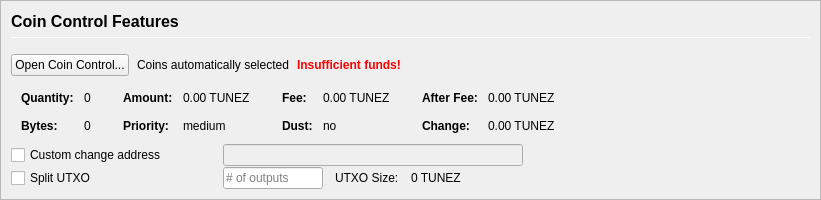
         <widget class="QFrame" name="frameCoinControl">
          <property name="sizePolicy">
           <sizepolicy hsizetype="Expanding" vsizetype="Expanding">
            <horstretch>0</horstretch>
            <verstretch>0</verstretch>
           </sizepolicy>
          </property>
          <property name="maximumSize">
           <size>
            <width>16777215</width>
            <height>16777215</height>
           </size>
          </property>
          <property name="frameShape">
           <enum>QFrame::StyledPanel</enum>
          </property>
          <property name="frameShadow">
           <enum>QFrame::Sunken</enum>
          </property>
          <layout class="QVBoxLayout" name="verticalLayoutCoinControl2">
           <property name="spacing">
            <number>0</number>
           </property>
           <property name="leftMargin">
            <number>0</number>
           </property>
           <property name="topMargin">
            <number>0</number>
           </property>
           <property name="rightMargin">
            <number>0</number>
           </property>
           <property name="bottomMargin">
            <number>0</number>
           </property>
           <item>
            <widget class="QFrame" name="frameCoinControl_BG">
             <layout class="QVBoxLayout" name="verticalLayoutCoinControl" stretch="0,0,0,0,0,0">
              <property name="spacing">
               <number>1</number>
              </property>
              <property name="leftMargin">
               <number>10</number>
              </property>
              <property name="topMargin">
               <number>10</number>
              </property>
              <item>
               <layout class="QHBoxLayout" name="horizontalLayoutCoinControl1">
                <property name="bottomMargin">
                 <number>15</number>
                </property>
                <item>
                 <layout class="QVBoxLayout" name="verticalLayout_3">
                  <property name="spacing">
                   <number>6</number>
                  </property>
                  <item>
                   <widget class="QLabel" name="labelCoinControlFeatures">
                    <property name="sizePolicy">
                     <sizepolicy hsizetype="Preferred" vsizetype="Maximum">
                      <horstretch>0</horstretch>
                      <verstretch>0</verstretch>
                     </sizepolicy>
                    </property>
                    <property name="minimumSize">
                     <size>
                      <width>0</width>
                      <height>20</height>
                     </size>
                    </property>
                    <property name="font">
                     <font>
                      <pointsize>12</pointsize>
                      <weight>75</weight>
                      <bold>true</bold>
                     </font>
                    </property>
                    <property name="styleSheet">
                     <string notr="true">font-weight:bold;</string>
                    </property>
                    <property name="text">
                     <string>Coin Control Features</string>
                    </property>
                   </widget>
                  </item>
                  <item>
                   <widget class="Line" name="line">
                    <property name="minimumSize">
                     <size>
                      <width>0</width>
                      <height>1</height>
                     </size>
                    </property>
                    <property name="maximumSize">
                     <size>
                      <width>16777215</width>
                      <height>1</height>
                     </size>
                    </property>
                    <property name="orientation">
                     <enum>Qt::Horizontal</enum>
                    </property>
                   </widget>
                  </item>
                 </layout>
                </item>
               </layout>
              </item>
              <item>
               <layout class="QHBoxLayout" name="horizontalLayoutCoinControl2" stretch="0,0,0,0">
                <property name="spacing">
                 <number>8</number>
                </property>
                <property name="bottomMargin">
                 <number>10</number>
                </property>
                <item>
                 <widget class="QPushButton" name="pushButtonCoinControl">
                  <property name="styleSheet">
                   <string notr="true"/>
                  </property>
                  <property name="text">
                   <string>Open Coin Control...</string>
                  </property>
                  <property name="autoDefault">
                   <bool>false</bool>
                  </property>
                 </widget>
                </item>
                <item>
                 <widget class="QLabel" name="labelCoinControlAutomaticallySelected">
                  <property name="text">
                   <string>Coins automatically selected</string>
                  </property>
                  <property name="margin">
                   <number>5</number>
                  </property>
                 </widget>
                </item>
                <item>
                 <widget class="QLabel" name="labelCoinControlInsuffFunds">
                  <property name="font">
                   <font>
                    <weight>75</weight>
                    <bold>true</bold>
                   </font>
                  </property>
                  <property name="styleSheet">
                   <string notr="true">color:red;font-weight:bold;</string>
                  </property>
                  <property name="text">
                   <string>Insufficient funds!</string>
                  </property>
                  <property name="margin">
                   <number>5</number>
                  </property>
                 </widget>
                </item>
                <item>
                 <spacer name="horizontalSpacerCoinControl">
                  <property name="orientation">
                   <enum>Qt::Horizontal</enum>
                  </property>
                  <property name="sizeHint" stdset="0">
                   <size>
                    <width>40</width>
                    <height>1</height>
                   </size>
                  </property>
                 </spacer>
                </item>
               </layout>
              </item>
              <item>
               <widget class="QWidget" name="widgetCoinControl" native="true">
                <property name="sizePolicy">
                 <sizepolicy hsizetype="Preferred" vsizetype="Preferred">
                  <horstretch>0</horstretch>
                  <verstretch>0</verstretch>
                 </sizepolicy>
                </property>
                <property name="minimumSize">
                 <size>
                  <width>0</width>
                  <height>0</height>
                 </size>
                </property>
                <property name="styleSheet">
                 <string notr="true"/>
                </property>
                <layout class="QHBoxLayout" name="horizontalLayoutCoinControl5">
                 <property name="leftMargin">
                  <number>0</number>
                 </property>
                 <property name="topMargin">
                  <number>0</number>
                 </property>
                 <property name="rightMargin">
                  <number>0</number>
                 </property>
                 <property name="bottomMargin">
                  <number>0</number>
                 </property>
                 <item>
                  <layout class="QHBoxLayout" name="horizontalLayoutCoinControl3" stretch="0,0,0,1">
                   <property name="spacing">
                    <number>20</number>
                   </property>
                   <property name="topMargin">
                    <number>0</number>
                   </property>
                   <property name="bottomMargin">
                    <number>10</number>
                   </property>
                   <item>
                    <layout class="QFormLayout" name="formLayoutCoinControl1">
                     <property name="horizontalSpacing">
                      <number>10</number>
                     </property>
                     <property name="verticalSpacing">
                      <number>14</number>
                     </property>
                     <property name="leftMargin">
                      <number>10</number>
                     </property>
                     <property name="topMargin">
                      <number>4</number>
                     </property>
                     <property name="rightMargin">
                      <number>6</number>
                     </property>
                     <item row="0" column="0">
                      <widget class="QLabel" name="labelCoinControlQuantityText">
                       <property name="font">
                        <font>
                         <weight>75</weight>
                         <bold>true</bold>
                        </font>
                       </property>
                       <property name="text">
                        <string>Quantity:</string>
                       </property>
                       <property name="margin">
                        <number>0</number>
                       </property>
                      </widget>
                     </item>
                     <item row="0" column="1">
                      <widget class="QLabel" name="labelCoinControlQuantity">
                       <property name="cursor">
                        <cursorShape>IBeamCursor</cursorShape>
                       </property>
                       <property name="contextMenuPolicy">
                        <enum>Qt::ActionsContextMenu</enum>
                       </property>
                       <property name="text">
                        <string notr="true">0</string>
                       </property>
                       <property name="margin">
                        <number>0</number>
                       </property>
                       <property name="textInteractionFlags">
                        <set>Qt::LinksAccessibleByMouse|Qt::TextSelectableByKeyboard|Qt::TextSelectableByMouse</set>
                       </property>
                      </widget>
                     </item>
                     <item row="1" column="0">
                      <widget class="QLabel" name="labelCoinControlBytesText">
                       <property name="font">
                        <font>
                         <weight>75</weight>
                         <bold>true</bold>
                        </font>
                       </property>
                       <property name="text">
                        <string>Bytes:</string>
                       </property>
                      </widget>
                     </item>
                     <item row="1" column="1">
                      <widget class="QLabel" name="labelCoinControlBytes">
                       <property name="cursor">
                        <cursorShape>IBeamCursor</cursorShape>
                       </property>
                       <property name="contextMenuPolicy">
                        <enum>Qt::ActionsContextMenu</enum>
                       </property>
                       <property name="text">
                        <string notr="true">0</string>
                       </property>
                       <property name="textInteractionFlags">
                        <set>Qt::LinksAccessibleByMouse|Qt::TextSelectableByKeyboard|Qt::TextSelectableByMouse</set>
                       </property>
                      </widget>
                     </item>
                    </layout>
                   </item>
                   <item>
                    <layout class="QFormLayout" name="formLayoutCoinControl2">
                     <property name="horizontalSpacing">
                      <number>10</number>
                     </property>
                     <property name="verticalSpacing">
                      <number>14</number>
                     </property>
                     <property name="leftMargin">
                      <number>6</number>
                     </property>
                     <property name="topMargin">
                      <number>4</number>
                     </property>
                     <property name="rightMargin">
                      <number>6</number>
                     </property>
                     <item row="0" column="0">
                      <widget class="QLabel" name="labelCoinControlAmountText">
                       <property name="font">
                        <font>
                         <weight>75</weight>
                         <bold>true</bold>
                        </font>
                       </property>
                       <property name="text">
                        <string>Amount:</string>
                       </property>
                       <property name="margin">
                        <number>0</number>
                       </property>
                      </widget>
                     </item>
                     <item row="0" column="1">
                      <widget class="QLabel" name="labelCoinControlAmount">
                       <property name="cursor">
                        <cursorShape>IBeamCursor</cursorShape>
                       </property>
                       <property name="contextMenuPolicy">
                        <enum>Qt::ActionsContextMenu</enum>
                       </property>
                       <property name="text">
                        <string notr="true">0.00 TUNEZ</string>
                       </property>
                       <property name="textInteractionFlags">
                        <set>Qt::LinksAccessibleByMouse|Qt::TextSelectableByKeyboard|Qt::TextSelectableByMouse</set>
                       </property>
                      </widget>
                     </item>
                     <item row="1" column="0">
                      <widget class="QLabel" name="labelCoinControlPriorityText">
                       <property name="font">
                        <font>
                         <weight>75</weight>
                         <bold>true</bold>
                        </font>
                       </property>
                       <property name="text">
                        <string>Priority:</string>
                       </property>
                      </widget>
                     </item>
                     <item row="1" column="1">
                      <widget class="QLabel" name="labelCoinControlPriority">
                       <property name="cursor">
                        <cursorShape>IBeamCursor</cursorShape>
                       </property>
                       <property name="contextMenuPolicy">
                        <enum>Qt::ActionsContextMenu</enum>
                       </property>
                       <property name="text">
                        <string>medium</string>
                       </property>
                       <property name="textInteractionFlags">
                        <set>Qt::LinksAccessibleByMouse|Qt::TextSelectableByKeyboard|Qt::TextSelectableByMouse</set>
                       </property>
                      </widget>
                     </item>
                    </layout>
                   </item>
                   <item>
                    <layout class="QFormLayout" name="formLayoutCoinControl3">
                     <property name="horizontalSpacing">
                      <number>10</number>
                     </property>
                     <property name="verticalSpacing">
                      <number>14</number>
                     </property>
                     <property name="leftMargin">
                      <number>6</number>
                     </property>
                     <property name="topMargin">
                      <number>4</number>
                     </property>
                     <property name="rightMargin">
                      <number>6</number>
                     </property>
                     <item row="0" column="0">
                      <widget class="QLabel" name="labelCoinControlFeeText">
                       <property name="font">
                        <font>
                         <weight>75</weight>
                         <bold>true</bold>
                        </font>
                       </property>
                       <property name="text">
                        <string>Fee:</string>
                       </property>
                       <property name="margin">
                        <number>0</number>
                       </property>
                      </widget>
                     </item>
                     <item row="0" column="1">
                      <widget class="QLabel" name="labelCoinControlFee">
                       <property name="cursor">
                        <cursorShape>IBeamCursor</cursorShape>
                       </property>
                       <property name="contextMenuPolicy">
                        <enum>Qt::ActionsContextMenu</enum>
                       </property>
                       <property name="text">
                        <string notr="true">0.00 TUNEZ</string>
                       </property>
                       <property name="textInteractionFlags">
                        <set>Qt::LinksAccessibleByMouse|Qt::TextSelectableByKeyboard|Qt::TextSelectableByMouse</set>
                       </property>
                      </widget>
                     </item>
                     <item row="1" column="0">
                      <widget class="QLabel" name="labelCoinControlLowOutputText">
                       <property name="font">
                        <font>
                         <weight>75</weight>
                         <bold>true</bold>
                        </font>
                       </property>
                       <property name="text">
                        <string>Dust:</string>
                       </property>
                      </widget>
                     </item>
                     <item row="1" column="1">
                      <widget class="QLabel" name="labelCoinControlLowOutput">
                       <property name="cursor">
                        <cursorShape>IBeamCursor</cursorShape>
                       </property>
                       <property name="contextMenuPolicy">
                        <enum>Qt::ActionsContextMenu</enum>
                       </property>
                       <property name="text">
                        <string>no</string>
                       </property>
                       <property name="textInteractionFlags">
                        <set>Qt::LinksAccessibleByMouse|Qt::TextSelectableByKeyboard|Qt::TextSelectableByMouse</set>
                       </property>
                      </widget>
                     </item>
                    </layout>
                   </item>
                   <item>
                    <layout class="QFormLayout" name="formLayoutCoinControl4">
                     <property name="horizontalSpacing">
                      <number>10</number>
                     </property>
                     <property name="verticalSpacing">
                      <number>14</number>
                     </property>
                     <property name="leftMargin">
                      <number>6</number>
                     </property>
                     <property name="topMargin">
                      <number>4</number>
                     </property>
                     <property name="rightMargin">
                      <number>6</number>
                     </property>
                     <item row="0" column="0">
                      <widget class="QLabel" name="labelCoinControlAfterFeeText">
                       <property name="font">
                        <font>
                         <weight>75</weight>
                         <bold>true</bold>
                        </font>
                       </property>
                       <property name="text">
                        <string>After Fee:</string>
                       </property>
                       <property name="margin">
                        <number>0</number>
                       </property>
                      </widget>
                     </item>
                     <item row="0" column="1">
                      <widget class="QLabel" name="labelCoinControlAfterFee">
                       <property name="cursor">
                        <cursorShape>IBeamCursor</cursorShape>
                       </property>
                       <property name="contextMenuPolicy">
                        <enum>Qt::ActionsContextMenu</enum>
                       </property>
                       <property name="text">
                        <string notr="true">0.00 TUNEZ</string>
                       </property>
                       <property name="textInteractionFlags">
                        <set>Qt::LinksAccessibleByMouse|Qt::TextSelectableByKeyboard|Qt::TextSelectableByMouse</set>
                       </property>
                      </widget>
                     </item>
                     <item row="1" column="0">
                      <widget class="QLabel" name="labelCoinControlChangeText">
                       <property name="font">
                        <font>
                         <weight>75</weight>
                         <bold>true</bold>
                        </font>
                       </property>
                       <property name="text">
                        <string>Change:</string>
                       </property>
                      </widget>
                     </item>
                     <item row="1" column="1">
                      <widget class="QLabel" name="labelCoinControlChange">
                       <property name="cursor">
                        <cursorShape>IBeamCursor</cursorShape>
                       </property>
                       <property name="contextMenuPolicy">
                        <enum>Qt::ActionsContextMenu</enum>
                       </property>
                       <property name="text">
                        <string notr="true">0.00 TUNEZ</string>
                       </property>
                       <property name="textInteractionFlags">
                        <set>Qt::LinksAccessibleByMouse|Qt::TextSelectableByKeyboard|Qt::TextSelectableByMouse</set>
                       </property>
                      </widget>
                     </item>
                    </layout>
                   </item>
                  </layout>
                 </item>
                </layout>
               </widget>
              </item>
              <item>
               <layout class="QHBoxLayout" name="horizontalLayoutCoinControl4">
                <property name="spacing">
                 <number>12</number>
                </property>
                <property name="sizeConstraint">
                 <enum>QLayout::SetDefaultConstraint</enum>
                </property>
                <property name="topMargin">
                 <number>0</number>
                </property>
                <property name="rightMargin">
                 <number>0</number>
                </property>
                <item>
                 <widget class="QCheckBox" name="checkBoxCoinControlChange">
                  <property name="sizePolicy">
                   <sizepolicy hsizetype="Preferred" vsizetype="Preferred">
                    <horstretch>0</horstretch>
                    <verstretch>0</verstretch>
                   </sizepolicy>
                  </property>
                  <property name="minimumSize">
                   <size>
                    <width>200</width>
                    <height>0</height>
                   </size>
                  </property>
                  <property name="maximumSize">
                   <size>
                    <width>200</width>
                    <height>16777215</height>
                   </size>
                  </property>
                  <property name="toolTip">
                   <string>If this is activated, but the change address is empty or invalid, change will be sent to a newly generated address.</string>
                  </property>
                  <property name="text">
                   <string>Custom change address</string>
                  </property>
                 </widget>
                </item>
                <item>
                 <widget class="QValidatedLineEdit" name="lineEditCoinControlChange">
                  <property name="enabled">
                   <bool>false</bool>
                  </property>
                  <property name="sizePolicy">
                   <sizepolicy hsizetype="Preferred" vsizetype="Preferred">
                    <horstretch>0</horstretch>
                    <verstretch>0</verstretch>
                   </sizepolicy>
                  </property>
                  <property name="minimumSize">
                   <size>
                    <width>300</width>
                    <height>0</height>
                   </size>
                  </property>
                 </widget>
                </item>
                <item>
                 <widget class="QLabel" name="labelCoinControlChangeLabel">
                  <property name="sizePolicy">
                   <sizepolicy hsizetype="Preferred" vsizetype="Preferred">
                    <horstretch>0</horstretch>
                    <verstretch>0</verstretch>
                   </sizepolicy>
                  </property>
                  <property name="minimumSize">
                   <size>
                    <width>100</width>
                    <height>0</height>
                   </size>
                  </property>
                  <property name="text">
                   <string/>
                  </property>
                  <property name="margin">
                   <number>3</number>
                  </property>
                 </widget>
                </item>
               </layout>
              </item>
              <item>
               <layout class="QHBoxLayout" name="horizontalLayoutCoinControl6">
                <property name="spacing">
                 <number>12</number>
                </property>
                <property name="rightMargin">
                 <number>0</number>
                </property>
                <item>
                 <widget class="QCheckBox" name="splitBlockCheckBox">
                  <property name="sizePolicy">
                   <sizepolicy hsizetype="Preferred" vsizetype="Preferred">
                    <horstretch>0</horstretch>
                    <verstretch>0</verstretch>
                   </sizepolicy>
                  </property>
                  <property name="minimumSize">
                   <size>
                    <width>200</width>
                    <height>0</height>
                   </size>
                  </property>
                  <property name="maximumSize">
                   <size>
                    <width>200</width>
                    <height>16777215</height>
                   </size>
                  </property>
                  <property name="text">
                   <string>Split UTXO</string>
                  </property>
                 </widget>
                </item>
                <item>
                 <widget class="QLineEdit" name="splitBlockLineEdit">
                  <property name="sizePolicy">
                   <sizepolicy hsizetype="Preferred" vsizetype="Preferred">
                    <horstretch>50</horstretch>
                    <verstretch>0</verstretch>
                   </sizepolicy>
                  </property>
                  <property name="minimumSize">
                   <size>
                    <width>100</width>
                    <height>0</height>
                   </size>
                  </property>
                  <property name="maximumSize">
                   <size>
                    <width>100</width>
                    <height>16777215</height>
                   </size>
                  </property>
                  <property name="placeholderText">
                   <string># of outputs</string>
                  </property>
                 </widget>
                </item>
                <item>
                 <widget class="QLabel" name="labelBlockSizeText">
                  <property name="text">
                   <string>UTXO Size:</string>
                  </property>
                 </widget>
                </item>
                <item>
                 <widget class="QLabel" name="labelBlockSize">
                  <property name="text">
                   <string>0 TUNEZ</string>
                  </property>
                 </widget>
                </item>
                <item>
                 <spacer name="horizontalSpacer_7">
                  <property name="orientation">
                   <enum>Qt::Horizontal</enum>
                  </property>
                  <property name="sizeHint" stdset="0">
                   <size>
                    <width>40</width>
                    <height>20</height>
                   </size>
                  </property>
                 </spacer>
                </item>
               </layout>
              </item>
              <item>
               <spacer name="verticalSpacerCoinControl">
                <property name="orientation">
                 <enum>Qt::Vertical</enum>
                </property>
                <property name="sizeHint" stdset="0">
                 <size>
                  <width>800</width>
                  <height>1</height>
                 </size>
                </property>
               </spacer>
              </item>
             </layout>
            </widget>
           </item>
          </layout>
         </widget>
